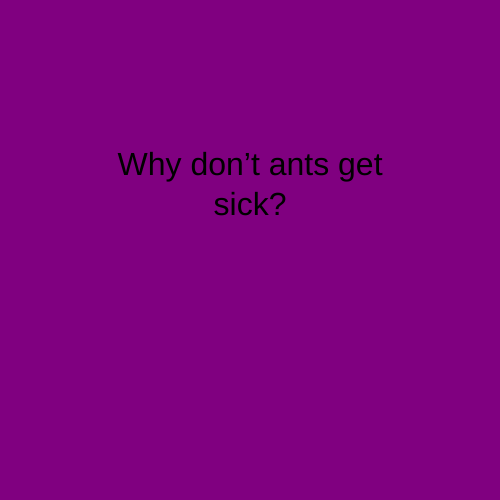
Frame 1 (no input)
Frame 60 (no input): identical to frame 1, image omitted
Frame 120 (the mouse pressed at the canvas centre since frame 60): identical to frame 1, image omitted

The p5.js sketch that drew this single still picture (run headless with seeded random() and noise() and a simulated clock; from frame 60 on, the mouse is pressed at the canvas centre):

// p5.js sketch
// ── sketch.js
let state = 0;


function setup() {
  createCanvas(500, 500);
  textAlign(CENTER);
  textSize(32);
  textAlign(CENTER);
  rectMode(CENTER);
} //setup

function draw() {

  switch (state) {
    case 0:
      background('purple');
      text("Why don’t ants get sick?", 250, 250, 350, 200);
      break;

    case 1:
      background('orange');
      text("Because of their little anty bodies", 250, 250, 350, 200);
      break;
  } //switch

} //draw

function mouseReleased() {
  state++;
  if (state > 1) {
    state = 0;

  } //if state

} //mouseReleased
